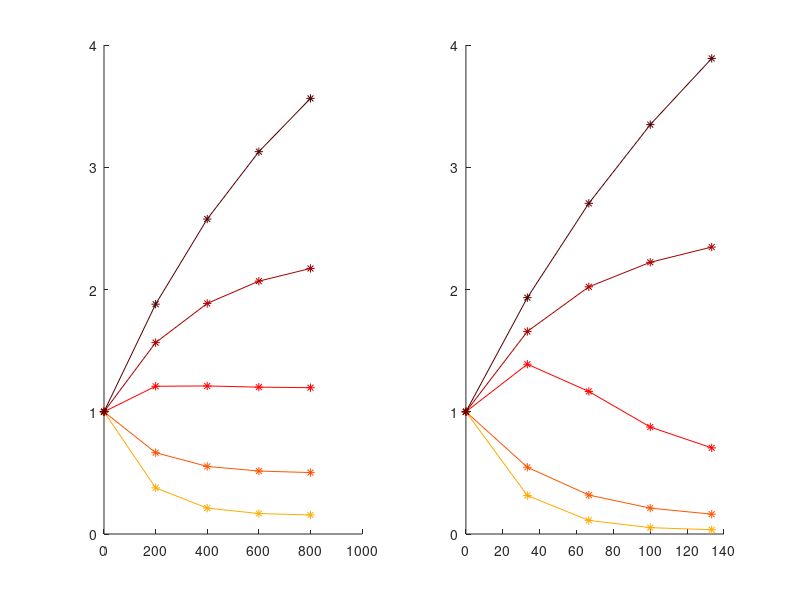

Recreate this plot in MATLAB.
clc;close all;
% this file creates the PSP amplitudes of a Markram Stimuli for a train
% spikes with a fixed interval
freq = [5 30]; % Hz
dt = 1./freq; % \Delta_t
Ns = [5 5]; % number of spikes
par = [ 1.7 .02 .7  .05;
        .5  .05 .5  .05;
        .2  .2  .25 .3;
        .05 .5  .15 .15;
        .02 1.7 .1  .11];
%         .05 1 .01  .1];
%         0   0   1   0];
C=colormap(hot(10));
for k=1:2
PSP=[];
for j =1:5
cArray = num2cell(par(j,:));
[D,F,U,f] = deal(cArray{:});
spk = [0 20:dt(k):20+Ns(k)*dt(k)];
R(1) = 1;
u(1) = U;
for i = 1:Ns(k)
    R(i+1) = 1 - ( 1 - R(i) * (1-u(i)) ) * exp(- (spk(i+1)-spk(i)) / D ) ;
    u(i+1) = U + ( u(i) + f * ( 1 - u(i)) - U  )* exp(- (spk(i+1)-spk(i)) / F ) ;
    PSP(i+1) = R(i+1) * u(i+1) ;
end
subplot(1,2,k)
hold on
plot((spk(3:end)-spk(3))*1000,PSP(2:end)/PSP(2),'-*','Color',C(6-j,:))
end
ylim([0 4])
end